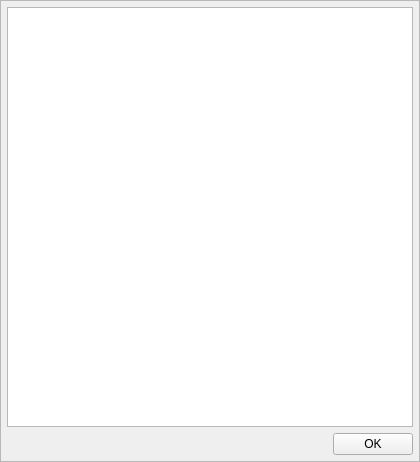
<?xml version="1.0" encoding="UTF-8"?>
<ui version="4.0">
 <class>manage_plist_key</class>
 <widget class="QFrame" name="manage_plist_key">
  <property name="windowModality">
   <enum>Qt::ApplicationModal</enum>
  </property>
  <property name="geometry">
   <rect>
    <x>0</x>
    <y>0</y>
    <width>420</width>
    <height>462</height>
   </rect>
  </property>
  <property name="minimumSize">
   <size>
    <width>420</width>
    <height>462</height>
   </size>
  </property>
  <property name="maximumSize">
   <size>
    <width>420</width>
    <height>462</height>
   </size>
  </property>
  <property name="windowTitle">
   <string>Frame</string>
  </property>
  <property name="frameShape">
   <enum>QFrame::StyledPanel</enum>
  </property>
  <property name="frameShadow">
   <enum>QFrame::Raised</enum>
  </property>
  <layout class="QVBoxLayout" name="verticalLayout_2">
   <property name="leftMargin">
    <number>6</number>
   </property>
   <property name="topMargin">
    <number>6</number>
   </property>
   <property name="rightMargin">
    <number>6</number>
   </property>
   <property name="bottomMargin">
    <number>6</number>
   </property>
   <item>
    <layout class="QVBoxLayout" name="verticalLayout">
     <item>
      <widget class="QTableWidget" name="tableWidget">
       <property name="styleSheet">
        <string notr="true">QTableView {
     selection-background-color: #0069D7;
 }


                        QTableView::item:selected:!active {
                            color:white;
                            background-color:  #CDCDCD;


                        }</string>
       </property>
       <property name="editTriggers">
        <set>QAbstractItemView::NoEditTriggers</set>
       </property>
       <property name="alternatingRowColors">
        <bool>true</bool>
       </property>
       <property name="selectionMode">
        <enum>QAbstractItemView::SingleSelection</enum>
       </property>
       <property name="selectionBehavior">
        <enum>QAbstractItemView::SelectRows</enum>
       </property>
       <property name="showGrid">
        <bool>false</bool>
       </property>
       <attribute name="horizontalHeaderStretchLastSection">
        <bool>true</bool>
       </attribute>
      </widget>
     </item>
     <item>
      <layout class="QHBoxLayout" name="horizontalLayout">
       <item>
        <spacer name="horizontalSpacer">
         <property name="orientation">
          <enum>Qt::Horizontal</enum>
         </property>
         <property name="sizeHint" stdset="0">
          <size>
           <width>40</width>
           <height>20</height>
          </size>
         </property>
        </spacer>
       </item>
       <item>
        <widget class="QPushButton" name="pushButton">
         <property name="text">
          <string>OK</string>
         </property>
        </widget>
       </item>
      </layout>
     </item>
    </layout>
   </item>
  </layout>
 </widget>
 <resources/>
 <connections/>
</ui>
